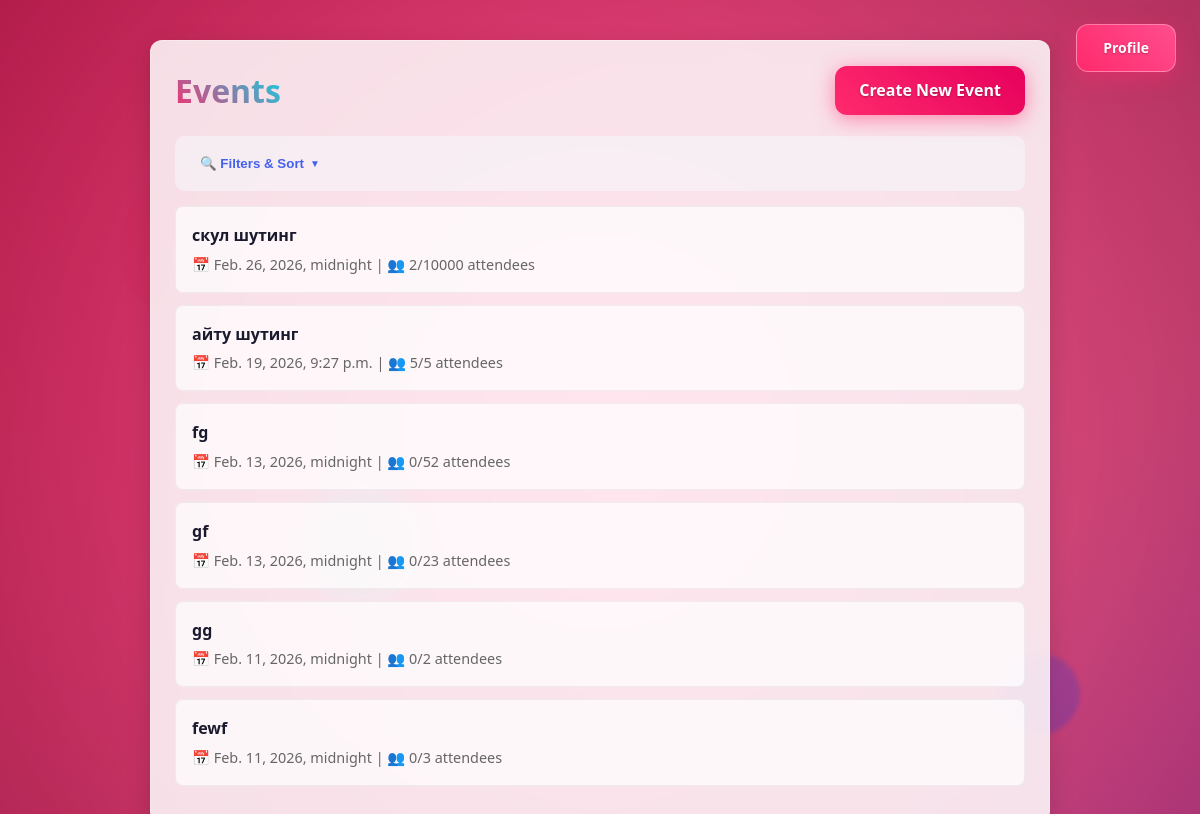
The app's page / (signed in), older data.
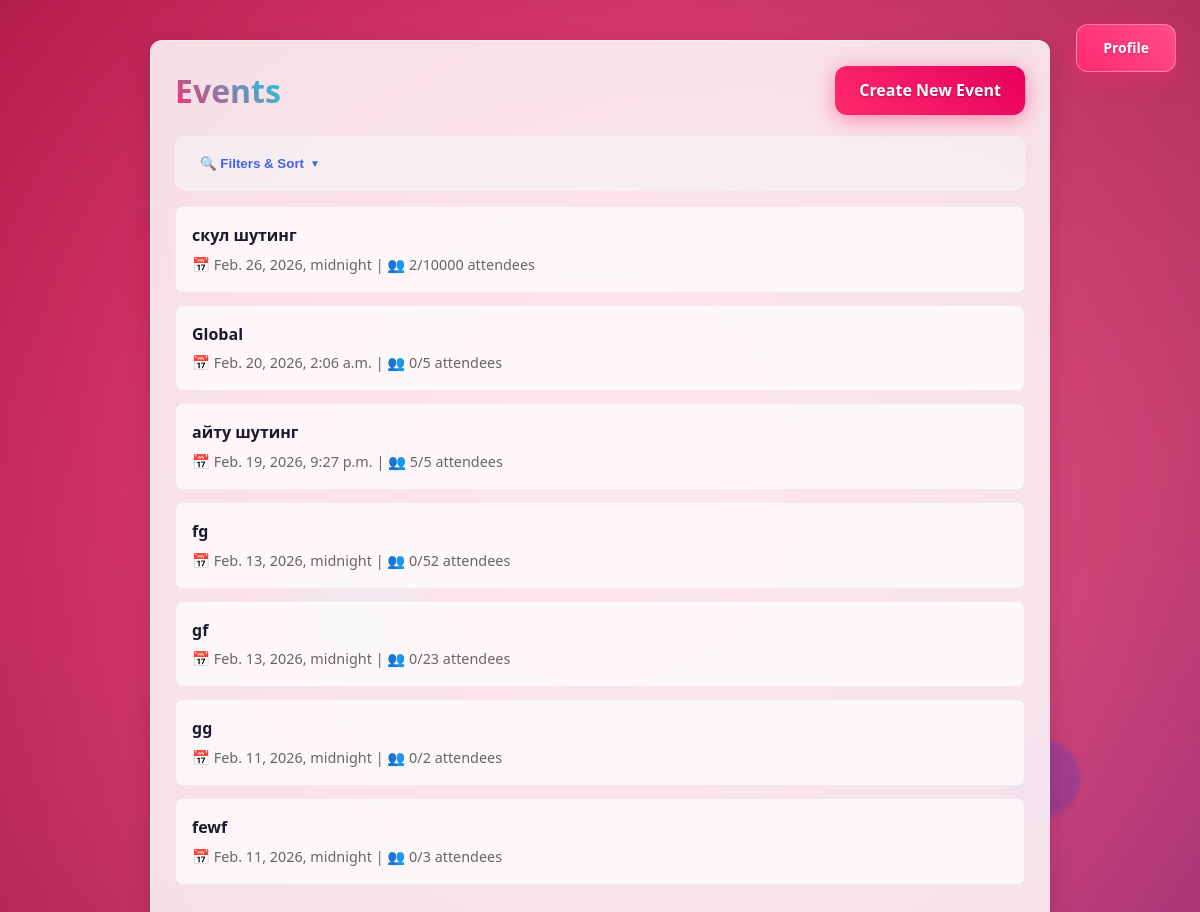
The same page, newer data.
### events/models.py (models this page shows, shortened)
class Event(models.Model):
    owner = models.ForeignKey(
        User,
        on_delete=models.CASCADE,
        related_name='events'
    )
    invited_users = models.ManyToManyField(
        User,
        related_name='invited_events',
        blank=True
    )
    name = models.CharField(max_length=200)
    date = models.DateTimeField()
    capacity = models.PositiveIntegerField()
    location_name = models.CharField(max_length=200, blank=True)
    location_address = models.CharField(max_length=300, blank=True)
    latitude = models.DecimalField(max_digits=13, decimal_places=10, null=True, blank=True)
    longitude = models.DecimalField(max_digits=13, decimal_places=10, null=True, blank=True)
    description = models.TextField(blank=True)
    is_global = models.BooleanField(default=False)
    invite_only = models.BooleanField(default=False)
    qr_token = models.UUIDField(default=uuid.uuid4, unique=True, editable=False)

### events/views.py (the view, shortened to what this page needs)
# urls.py: path('', views.event_list, name='event_list'),
@login_required
def event_list(request):
    queryset = Event.objects.filter(
        Q(owner=request.user)
        | Q(invited_users=request.user)
        | Q(is_global=True, invite_only=False)
    ).distinct()
    date_from = request.GET.get('date_from')
    date_to = request.GET.get('date_to')
    if date_from:
        queryset = queryset.filter(date__gte=date_from)
    availability = request.GET.get('availability', 'all')
    sort_by = request.GET.get('sort_by', 'date')
    if sort_by == 'date':
        queryset = queryset.order_by('-date')
    elif sort_by == 'date_asc':
        queryset = queryset.order_by('date')
    elif sort_by == 'name_asc':
        queryset = queryset.order_by('name')
    elif sort_by == 'name_desc':
        queryset = queryset.order_by('-name')
    context = {
        'events': queryset,
        'date_from': date_from,
        'date_to': date_to,
        'availability': availability,
        'sort_by': sort_by,
    }
    return render(request, 'events/event_list.html', context)

### templates/events/event_list.html (shortened to what this page needs)
<!DOCTYPE html>
<html lang="en">
<head>
  {% load static %}
  <link rel="stylesheet" href="{% static 'css/styles.css' %}">
</head>
<body>
  <div class="particle"></div>
  <div class="particle"></div>
  <div class="particle"></div>
  <div class="profile-button-wrapper">
    {% if user.is_authenticated %}
      <a href="{% url 'profile' %}" class="profile-btn">Profile</a>
    {% else %}
      <a href="{% url 'login' %}" class="profile-btn">Log in</a>
    {% endif %}
  </div>
  <div class="container">
    <div class="content-card fade-in-up">
      <div style="display: flex; justify-content: space-between; align-items: center; margin-bottom: 20px;">
        <h1 class="gradient-text">Events</h1>
        <a href="{% url 'create_event' %}" class="btn btn-primary btn-create">Create New Event</a>
      </div>
      <div class="filters-container">
        <div class="filters-header">
          <button id="toggleFiltersBtn" class="filter-toggle-btn">
            🔍 Filters & Sort
          </button>
        </div>
      </div>
      {% if events %}
        <ul class="event-list">
          {% for event in events %}
            <li class="event-item fade-in-up">
              <a href="{% url 'event_detail' event.id %}">
                <strong>{{ event.name }}</strong>
                <div class="event-meta">
                  📅 {{ event.date }} | 👥 {{ event.attendees.count }}/{{ event.capacity }} attendees
                </div>
              </a>
            </li>
          {% endfor %}
        </ul>
      {% else %}
        <div class="text-center" style="padding: 40px; color: #666; background: rgba(255, 255, 255, 0.7); border-radius: var(--border-radius);">
          <h3>No events available yet</h3>
          <p style="margin-top: 10px;">Create your first event to get started!</p>
        </div>
      {% endif %}
    </div>
  </div>
</body>
</html>

Row changes from the older to the newer data that the page shows:
added Event: name "Global", date "Feb. 20, 2026, 2:06 a.m.", attendees.count "0", capacity "5"
